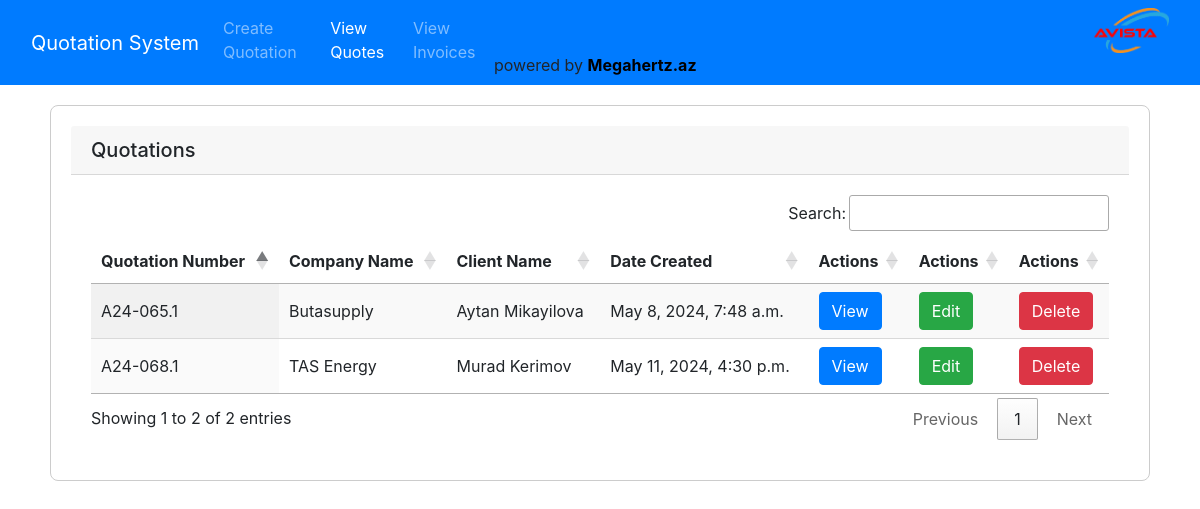
The app's page /view-all-quotes/, older data.
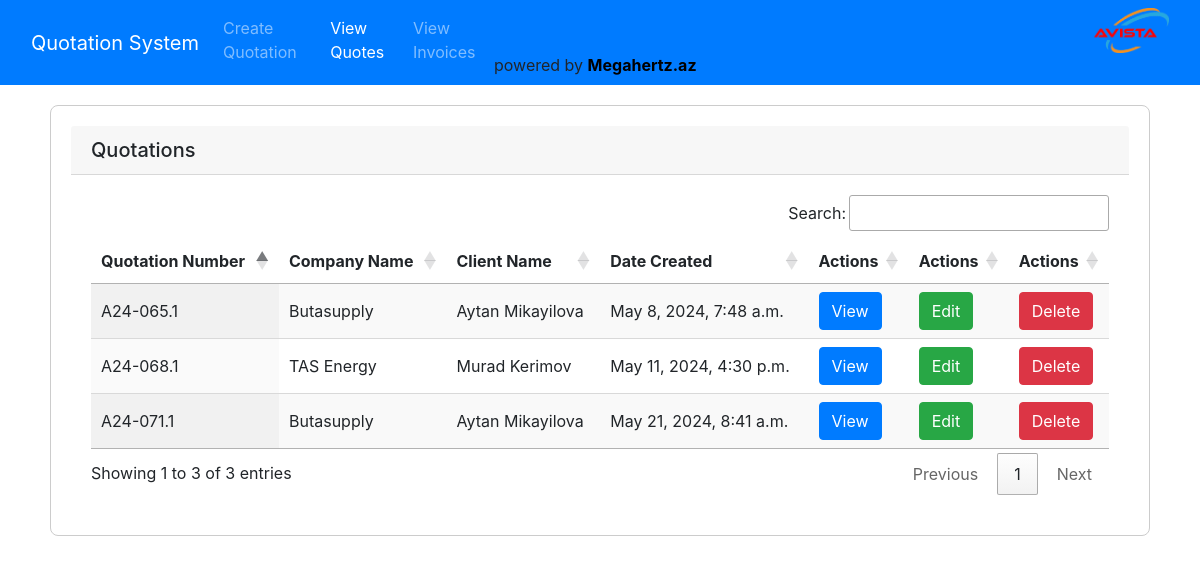
The same page, newer data.
### service/models.py (models this page shows, shortened)
class Quote(models.Model):
    id = models.UUIDField(primary_key=True, default=uuid.uuid4, editable=False)
    company_name = models.CharField(max_length=100)
    client_name = models.CharField(max_length=100)
    client_email = models.EmailField()
    quotation_number = models.CharField(max_length=50)
    vat = models.CharField(max_length=50)
    inco_terms = models.CharField(max_length=100)
    shipment_weight = models.CharField(max_length=50)
    shipment_dimensions = models.CharField(max_length=50)
    pre_tax_total = models.FloatField(default=0.0)
    total_price = models.FloatField(default=0.0)
    profit = models.FloatField(default=0.0)
    date_created = models.DateTimeField(auto_now_add=True)
    date_updated = models.DateTimeField(auto_now=True)

### service/views.py (the view)
# urls.py: path('view-all-quotes/',view_all_quotes,name='view_all'),
def view_all_quotes(request):
    get_quotations = Quote.objects.all()
    context = {"quotes":get_quotations}
    return render(request, "quotes/view_all_quotes.html", context)

### templates/quotes/view_all_quotes.html (shortened to what this page needs)
{% include 'nav.html' %}
<!DOCTYPE html>
<html lang="en">
<head>
  <link rel="stylesheet" href="https://maxcdn.bootstrapcdn.com/bootstrap/4.5.2/css/bootstrap.min.css">
  <link rel="stylesheet" type="text/css" href="https://cdn.datatables.net/1.11.5/css/jquery.dataTables.min.css">
</head>
<body>
  <div class="container">
    <div class="card">
      <h5 class="card-header">Quotations</h5>
      <div class="card-body">
        <table id="quoteTable" class="display">
          <thead>
            <tr>
              <th>Quotation Number</th>
              <th>Company Name</th>
              <th>Client Name</th>
              <th>Date Created</th>
              <th>Actions</th>
              <th>Actions</th>
              <th>Actions</th>
            </tr>
          </thead>
          <tbody>
            {% for quote in quotes %}
            <tr>
              <td>{{ quote.quotation_number }}</td>
              <td>{{ quote.company_name }}</td>
              <td>{{ quote.client_name }}</td>
              <td>{{quote.date_created}}</td>
              <td>
                <a href="{% url 'view_single_quote' quote.id %}" class="btn btn-primary">View</a>
              </td>
              <td>
                <a href="{% url 'edit_quote' quote.id %}" class="btn btn-success">Edit</a>
              </td>
              <td>
                <a href="{% url 'delete_quote' quote.id %}" class="btn btn-danger">Delete</a>
              </td>
            </tr>
            {% endfor %}
          </tbody>
        </table>
      </div>
    </div>
  </div>
</body>
</html>

Row changes from the older to the newer data that the page shows:
added Quote: quotation_number "A24-071.1", company_name "Butasupply", client_name "Aytan Mikayilova", date_created "May 21, 2024, 8:41 a.m."
Text that changed along with them:
text written by a page script: "Search: Showing 1 to 2 of 2 entries Previous 1 Next" → "Search: Showing 1 to 3 of 3 entries Previous 1 Next"
